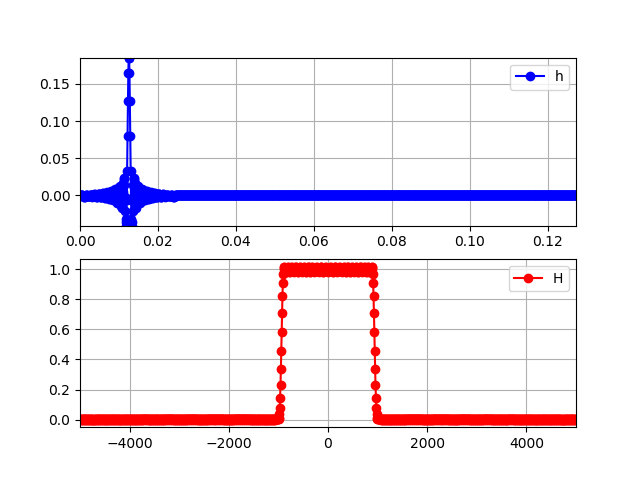

Write the Python code that produced this figure.
import numpy as np
import matplotlib.pyplot as plt
import scipy.signal as sc
#--------------------------------------
fig        = plt.figure()
fs         = 10000
N          = 1024
firData,=np.load("5_clase/low_pass_1k.npy").astype(float)
firData=np.insert(firData,0,firData[-1]) #ojo que pydfa me guarda 1 dato menos...
M          = len(firData)

firExtendedData=np.concatenate((firData,np.zeros(N-1)))
impar=((N+M-1)%2)
#--------------------------------------
tData=np.linspace(0,(N+M-1)/fs,N+M-1,endpoint=False)
fData=np.concatenate((np.linspace(-fs/2,0,(N+M-1)//2,endpoint=False),\
       np.linspace(0,fs/2,(N+M-1)//2+impar,endpoint=False)))
#--------------------------------------
firAxe  = fig.add_subplot(2,1,1)
firLn,  = plt.plot(tData,firExtendedData,'b-o',label="h")
firAxe.legend()
firAxe.grid(True)
firAxe.set_xlim(0,(N+M-2)/fs)
firAxe.set_ylim(np.min(firData),np.max(firData))
#--------------------------------------
HData=np.fft.fft(firExtendedData)
circularHData=np.concatenate((HData[len(HData)//2+impar:],HData[0:len(HData)//2+impar]))
HAxe  = fig.add_subplot(2,1,2)
HLn,  = plt.plot(fData,np.abs(circularHData),'r-o',label="H")
HAxe.legend()
HAxe.grid(True)
HAxe.set_xlim(-fs/2,fs/2)
#--------------------------------------
def convertToC(h,H,fileName):
    cFile  = open(fileName,"w+")
    cFile.write("#define h_LENGTH {}\n".format(len(firData)))
    cFile.write("#define h_PADD_LENGTH {}\n".format(len(h)))
    cFile.write("#define H_PADD_LENGTH {}\n".format(len(H)))
    h*=2**15
    h=h.astype(np.int16)
    H*=2**15
    cFile.write("q15_t h[]={\n")
    for i in h:
        cFile.write("{},\n".format(i))
    cFile.write("};\n")
#    cFile.write("q15_t H[]={\n")
#    for i in H:
#        cFile.write("{},{},\n".format(np.real(i).astype(np.int16),np.imag(i).astype(np.int16)))
#    cFile.write("};\n")

convertToC(firExtendedData,HData,"5_clase/ciaa/psf2/src/fir.h")
plt.get_current_fig_manager().window.showMaximized()
plt.show()
